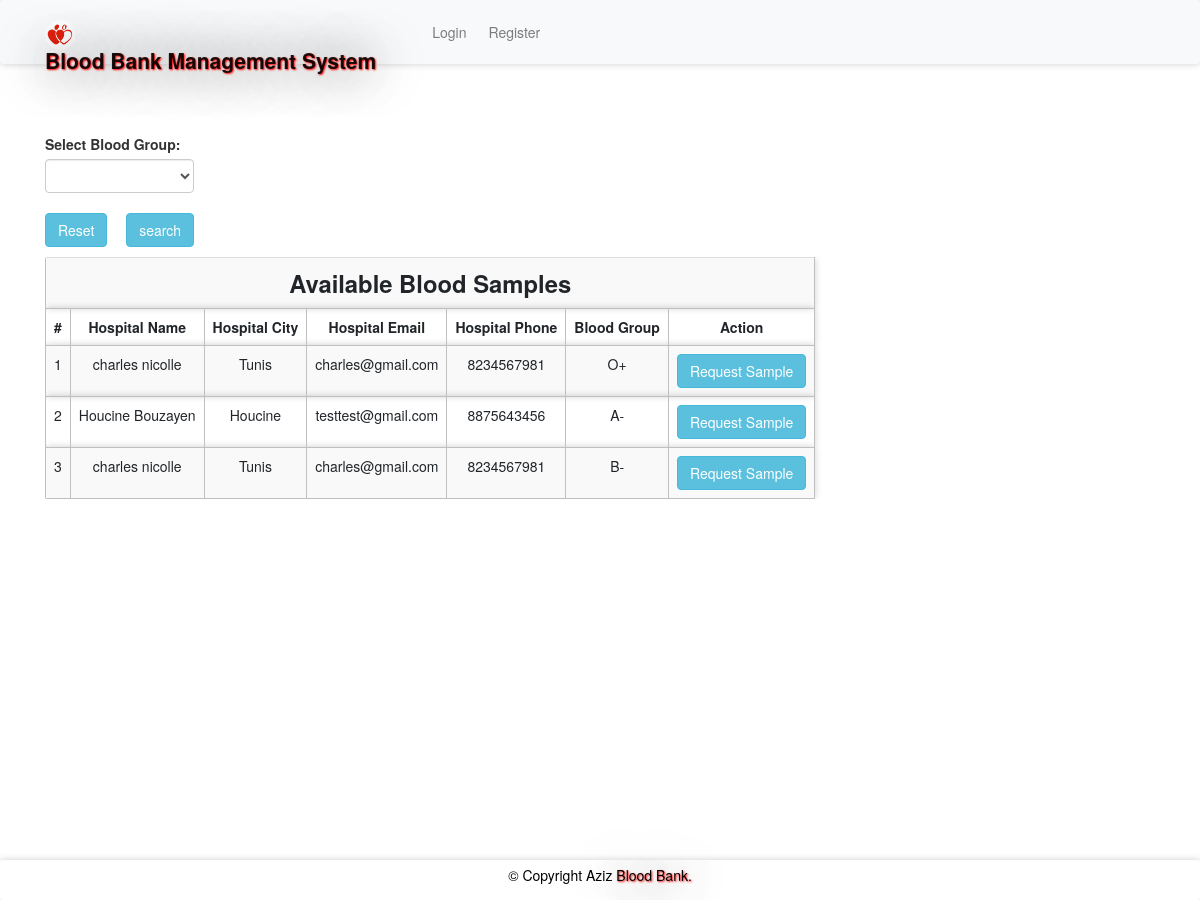
The app's page /abs.php with its own data.
### tables this page shows
CREATE TABLE IF NOT EXISTS `bloodinfo` (
  `bid` int(11) NOT NULL AUTO_INCREMENT,
  `hid` int(11) NOT NULL,
  `bg` varchar(10) NOT NULL,
  PRIMARY KEY (`bid`),
  KEY `hid` (`hid`)
);

CREATE TABLE IF NOT EXISTS `hospitals` (
  `id` int(11) NOT NULL AUTO_INCREMENT,
  `hname` varchar(100) NOT NULL,
  `hemail` varchar(100) NOT NULL,
  `hpassword` varchar(100) NOT NULL,
  `hphone` varchar(100) NOT NULL,
  `hcity` varchar(100) NOT NULL,
  PRIMARY KEY (`id`)
);

### message.php (called while the page is built, shortened)
<?php $counter=0; if(isset($_GET['msg'])) { ?>
	<div class="col-5 alert alert alert-success alert-dismissible fade show card" id="message">
		<button type="button" class="close" data-dismiss="alert" title="close">&times;</button><?php echo $_GET['msg'];?>
	</div>
<?php }?>

### abs.php (the view, shortened to what this page needs)
<?php
require 'file/connection.php';
if(isset($_GET['search'])){
    $searchKey = $_GET['search'];
    $sql = "select bloodinfo.*, hospitals.* from bloodinfo, hospitals where bloodinfo.hid=hospitals.id && bg='$searchKey'";
}else{
    $sql = "select bloodinfo.*, hospitals.* from bloodinfo, hospitals where bloodinfo.hid=hospitals.id";
}
$result = mysqli_query ($conn, $sql);
?>
<!DOCTYPE html>
<html>
<?php require 'head.php'; ?>
<body>
    <?php require 'header.php'; ?>
    <div class="container cont">
        <?php require 'message.php'; ?>
        <div class="row col-lg-8 col-md-8 col-sm-12 mb-3">
            <form method="get" action="" style="margin-top:-20px; ">
            <label class="font-weight-bolder">Select Blood Group:</label>
               <select name="search" class="form-control">
               <option><?php echo @$_GET['search']; ?></option>
               <option value="A+">A+</option>
               </select><br>
               <a href="abs.php" class="btn btn-info mr-4"> Reset</a>
               <input type="submit" name="submit" class="btn btn-info" value="search">
           </form>
        </div>
        <table class="table table-responsive table-striped rounded mb-5">
            <tr><th colspan="7" class="title">Available Blood Samples</th></tr>
            <tr>
                <th>#</th>
                <th>Hospital Name</th>
                <th>Hospital City</th>
                <th>Hospital Email</th>
                <th>Hospital Phone</th>
                <th>Blood Group</th>
                <th>Action</th>
            </tr>
        <?php while($row = mysqli_fetch_array($result)) { ?>
            <tr>
                <td><?php echo ++$counter;?></td>
                <td><?php echo $row['hname'];?></td>
                <td><?php echo ($row['hcity']); ?></td>
                <td><?php echo ($row['hemail']); ?></td>
                <td><?php echo ($row['hphone']); ?></td>
                <td><?php echo ($row['bg']); ?></td>
                <form action="file/request.php" method="post">
                <?php if (isset($_SESSION['hid'])) { ?>
                <td><a href="javascript:void(0);" class="btn btn-info hospital">Request Sample</a></td>
                <?php } else {(isset($_SESSION['rid']))  ?>
                <td><input type="submit" name="request" class="btn btn-info" value="Request Sample"></td>
                <?php } ?>
                </form>
            </tr>
        <?php } ?>
        </table>
    </div>
    <?php require 'footer.php' ?>
</body>

### head.php (shortened to what this page needs)
<head>
    <link rel="stylesheet" href="https://maxcdn.bootstrapcdn.com/bootstrap/4.5.0/css/bootstrap.min.css">
    <link rel="stylesheet" type="text/css" href="../library/css/bootstrap.min.css"/>
    <link href="css/style.css" rel="stylesheet"/>
</head>

### header.php (shortened to what this page needs)
<nav class="navbar navbar-expand-sm navbar-light bg-light sticky-top">
    <div class="container">
        <a class="navbar-brand" href="index.php"><img src="image/favicon.jpg" width="30" height="30" class="rounded-circle">Blood Bank Management System</a>
          <div class="collapse navbar-collapse" id="collapsibleNavbar">
        <?php if (isset($_SESSION['hid'])) { ?>
        <?php } elseif (isset($_SESSION['rid'])) { ?>
        <?php }  else { ?>
                    <ul class="navbar-nav ml-auto">
            <li class="nav-item">
                <a class="nav-link btn btn-light" href="login.php">Login</a>
            </li>
            <li class="nav-item">
                <a class="nav-link btn btn-light" href="register.php">Register</a>
            </li>
        </ul>
        <?php } ?>
       </div>
    </div>
</nav>

### footer.php (shortened to what this page needs)
<!DOCTYPE html>
<html>
<head>
</head>
<body>
<div class="footer">
  <p>© Copyright Aziz<span id="demo"></span> <span class="brand">Blood Bank. </span>
</footer></p>
</div>
</body>
</html>

### css/style.css (style rules this page uses)
.cont { padding-top: 40px; text-align: justify; font-size: 1em; }
.card ,nav, .footer,tr,video { border-radius: 3px; transition: all 200ms ease-out; box-shadow: 0px 0px 7px rgba(0, 0, 0, 0.2); }
tr,th,td { border:0.1px solid silver; text-align: center; }
.nav-item { margin-left: 10px; }
.navbar-brand { text-shadow: 1px 1px 2px red, 0 0 50px black, 0 0 5px white; font-weight: bold; font-size: 1.5em; }
.title { font-weight: bold; font-size: 1.7em; text-transform: capitalize; text-align: center; }
.brand { text-shadow: 1px 1px 2px red, 0 0 50px black, 0 0 5px white; }
.rounded-circle { margin-top: -2.5px; }
form { padding-top: 20px; }
a:link { text-decoration: none; }
.footer { padding: 14px; }

### abs.php (style rules this page uses)
body { background-size: cover; min-height: 0; height: 900px; }

### footer.php (style rules this page uses)
.footer { position: fixed; left: 0; bottom: 0; width: 100%; background-color: white; color: black; text-align: center; padding: 5px 0px 5px 0px; }

### records on screen
bloodinfo: hid.hname "charles nicolle", hid.hcity "Tunis", hid.hemail "charles@gmail.com", hid.hphone "8234567981", bg "O+"
bloodinfo: hid.hname "Houcine Bouzayen", hid.hcity "Houcine", hid.hemail "testtest@gmail.com", hid.hphone "8875643456", bg "A-"
bloodinfo: hid.hname "charles nicolle", hid.hcity "Tunis", hid.hemail "charles@gmail.com", hid.hphone "8234567981", bg "B-"
